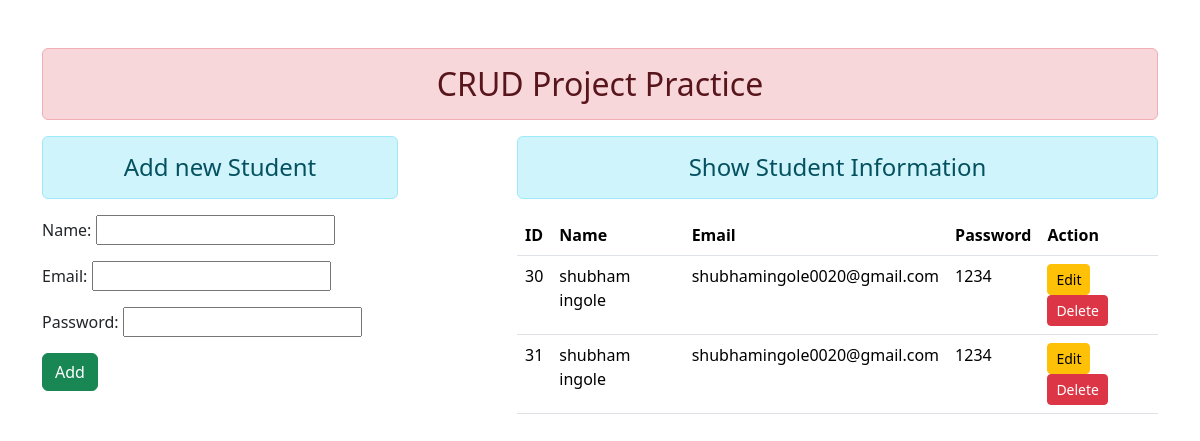
Before: / with the older database file.
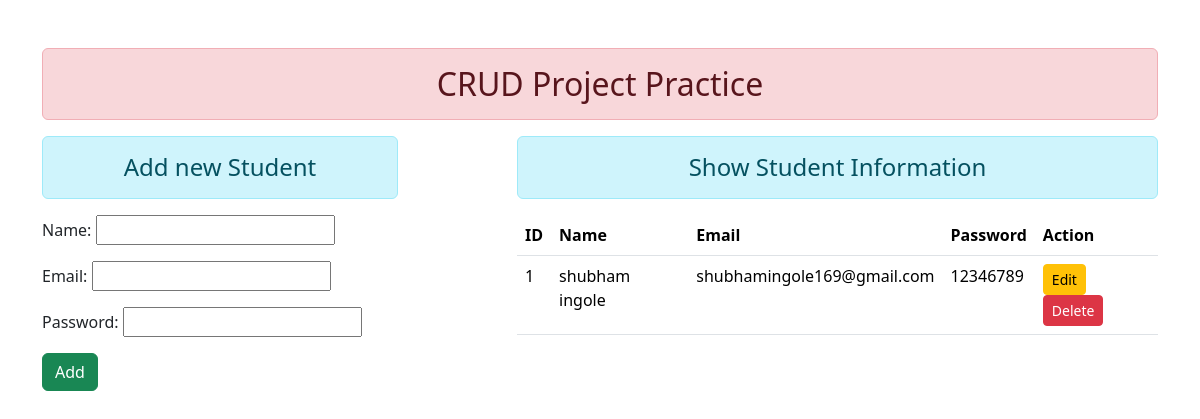
After: the same page with the newer database file.
### enroll/models.py (models this page shows)
class User(models.Model):
    name = models.CharField(max_length = 70)
    email = models.EmailField(max_length=100)
    password = models.CharField(max_length=100)

### enroll/views.py (the view)
# urls.py: path('', views.add_show, name="addandshow"),
def add_show(request):
    if request.method == "POST":
        fm = StudentRegistration(request.POST)
        if fm.is_valid():
            nm = fm.cleaned_data['name']
            em = fm.cleaned_data['email']
            pw = fm.cleaned_data['password']
            reg = User(name = nm, email = em, password = pw)
            reg.save()
            fm = StudentRegistration()
    else:
        fm = StudentRegistration()
    stud = User.objects.all()
    return render(request, "enroll/addandshow.html", {'form': fm , 'stu':stud })

### enroll/forms.py
class StudentRegistration(forms.ModelForm):
    class Meta:
        model = User
        fields = ['name', 'email', 'password']
        Widgets = {
            'name' : forms.TextInput(attrs={'class':'form-control'}),
            'email' : forms.EmailInput(attrs={'class':'form-control'}),
            'password' : forms.PasswordInput(render_value=True, attrs={'class':'form-control'}),
        }

### enroll/templates/enroll/addandshow.html (shortened to what this page needs)
{% extends "enroll/base.html" %}
{% block content %}
<div class="row">
    <div class="col-sm-4">
        <h4 class="text-center alert alert-info">Add new Student</h4>
        <form action="" method="POST">
            {{form.as_p}}
            <input type="submit" class="btn btn-success" value="Add">
        </form>
    </div>
    <div class="col-sm-7 offset-1">
        <h4 class="text-center alert alert-info">Show Student Information </h4>
        {% if stu %}
        <table class="table table-hover">
            <thead>
                <tr>
                    <th scope="col" >ID</th>
                    <th scope="col" >Name</th>
                    <th scope="col" >Email</th>
                    <th scope="col" >Password</th>
                    <th scope="col" >Action</th>
                </tr>
            </thead>
            <tbody>
                {% for st in stu %}
                <tr>
                    <td scope ="row" >{{st.id}}</td>
                    <td>{{st.name}}</td>
                    <td>{{st.email}}</td>
                    <td>{{st.password}}</td>
                    <td>
                        <a href="{% url 'updatedata' st.id %}" class="btn btn-warning btn-sm">Edit</a>
                        <form action="{% url 'deletedata' st.id %}" method="post" class="d-inline">
                            <input type="submit" class="btn btn-danger btn-sm" value="Delete">
                        </form>
                    </td>
                </tr>
                {% endfor %}
            </tbody>
        </table>
        {% else %}
        <h4 class="text-center alert alert-warning"> No Records</h4>
        {%  endif %}
    </div>
</div>
{% endblock content %}

### enroll/templates/enroll/base.html (shortened to what this page needs)
<!DOCTYPE html>
{% load static %}
<html lang="en">
<head>
    <link rel="stylesheet" href="{% static 'enroll/css/bootstrap.css' %}">
</head>
<body>
<div class="container mt-5">
    <h2 class="text-center alert alert-danger">CRUD Project Practice</h2>
    {% block content %}
    {% endblock content %}
</div>
</body>
</html>

Changed rows visible on the page:
removed User: id "30", name "shubham ingole", email "shubhamingole0020@gmail.com", password "1234"
removed User: id "31", name "shubham ingole", email "shubhamingole0020@gmail.com", password "1234"
added User: id "1", name "shubham ingole", email "shubhamingole169@gmail.com", password "12346789"
